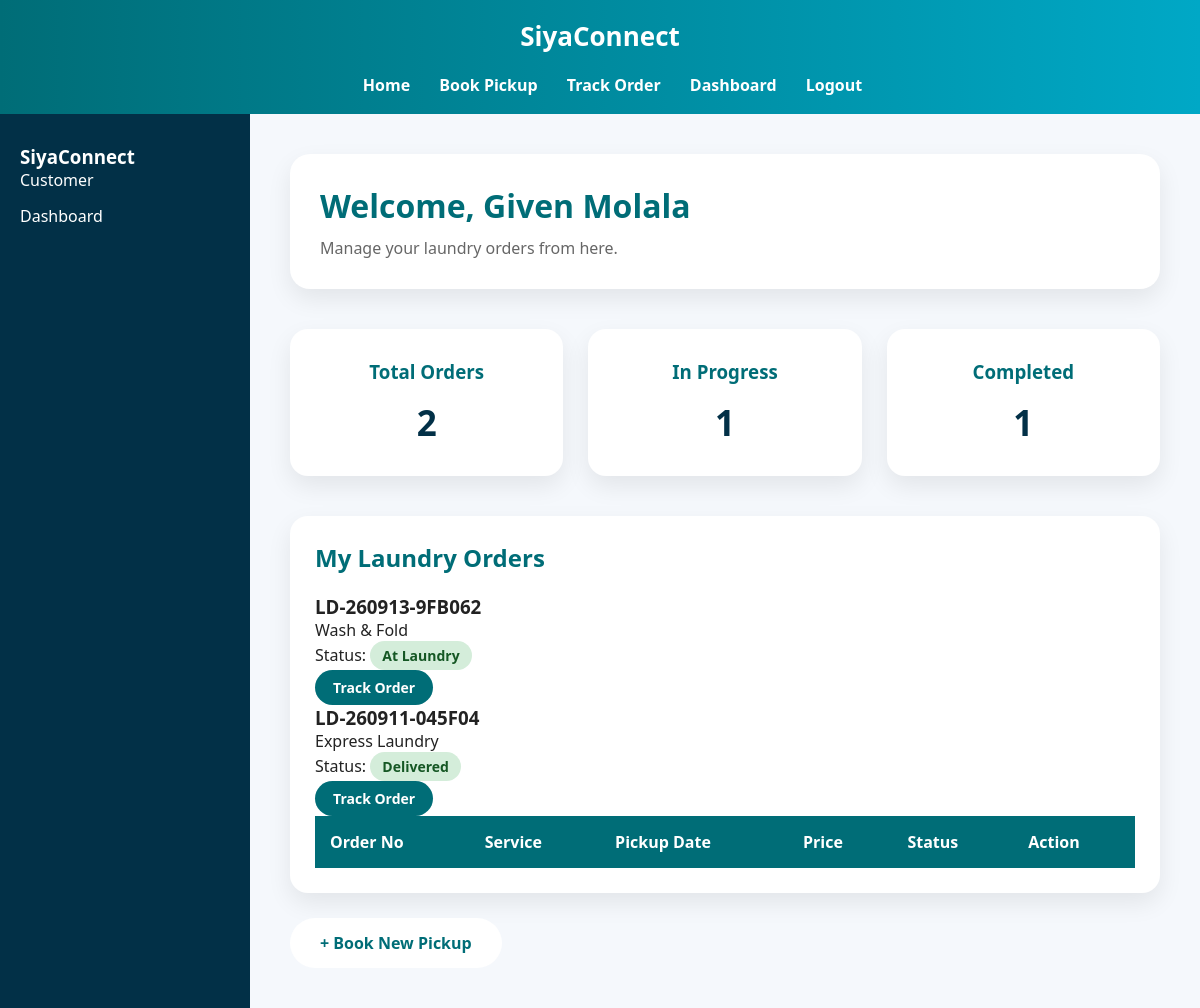
/customer (signed in), run on the app's committed database.
### tables this page shows
CREATE TABLE orders (

        id INTEGER PRIMARY KEY AUTOINCREMENT,
        order_no TEXT UNIQUE NOT NULL,
        customer_name TEXT NOT NULL,
        phone TEXT NOT NULL,
        address TEXT NOT NULL,
        pickup_date TEXT NOT NULL,
        pickup_time TEXT NOT NULL,
        service TEXT NOT NULL,
        estimated_kg REAL DEFAULT 0,
        price REAL DEFAULT 0,
        payment_method TEXT,
        status TEXT DEFAULT 'Pickup Requested',
        notes TEXT,
        created_at TEXT,
        user_id INTEGER
    );

### app.py (the view)
@app.route("/customer")
def customer_dashboard():
    if "username" not in session:
        return redirect(url_for("login"))
    if session.get("role") != "Customer":
        return "Access Denied",403
    conn = db()
    orders = conn.execute(
        """
        SELECT *
        FROM orders
        WHERE user_id=?
        ORDER BY id DESC
        """,
        (session["user_id"],)
    ).fetchall()
    total_orders = conn.execute(
        """
        SELECT COUNT(*)
        FROM orders
        WHERE user_id=?
        """,
        (session["user_id"],)
    ).fetchone()[0]
    active_orders = conn.execute(
        """
        SELECT COUNT(*)
        FROM orders
        WHERE user_id=?
        AND status != 'Delivered'
        """,
        (session["user_id"],)
    ).fetchone()[0]
    completed_orders = conn.execute(
        """
        SELECT COUNT(*)
        FROM orders
        WHERE user_id=?
        AND status='Delivered'
        """,
        (session["user_id"],)
    ).fetchone()[0]
    conn.close()
    return render_template(
        "customer_dashboard.html",
        orders=orders,
        full_name=session.get("full_name"),
        total_orders=total_orders,
        active_orders=active_orders,
        completed_orders=completed_orders
    )

### app.py (called while the page is built)
def db():
    conn = sqlite3.connect(DB_PATH)
    conn.row_factory = sqlite3.Row
    return conn

### templates/customer_dashboard.html (shortened to what this page needs)
{% extends "base.html" %}
{% block content %}
<div class="welcome-box">
    <h1>
        Welcome, {{ full_name }}
    </h1>
    <p class="muted">
        Manage your laundry orders from here.
    </p>
</div>
<div class="dashboard-cards">
    <div class="card">
        <h3>Total Orders</h3>
        <h2>
            {{ total_orders }}
        </h2>
    </div>
    <div class="card">
        <h3>In Progress</h3>
        <h2>
            {{ active_orders }}
        </h2>
    </div>
    <div class="card">
        <h3>Completed</h3>
        <h2>
            {{ completed_orders }}
        </h2>
    </div>
</div>
<div class="orders-table">
<h2>
My Laundry Orders
</h2>
<table>
<thead>
<tr>
<th>Order No</th>
<th>Service</th>
<th>Pickup Date</th>
<th>Price</th>
<th>Status</th>
<th>Action</th>
</tr>
</thead>
<tbody>
{% for order in orders %}
<div class="order-card">
<h3>
{{ order.order_no }}
</h3>
<p>
{{ order.service }}
</p>
<p>
Status:
<span class="status">
{{ order.status }}
</span>
</p>
<a class="button"
href="{{ url_for('track', order_no=order.order_no) }}">
Track Order
</a>
</div>
{% endfor %}
</tbody>
</table>
</div>
<a href="{{ url_for('order') }}"
class="button">
+ Book New Pickup
</a>
{% endblock %}

### static/style.css (style rules this page uses)
.welcome-box { background:white; padding:25px; border-radius:18px; margin-bottom:30px; box-shadow:0 10px 25px rgba(0,0,0,0.08); }
* { box-sizing: border-box; margin: 0; padding: 0; font-family: "Segoe UI", Arial, sans-serif; }
body { background:#f5f8fc; color:#222; }
.button { display:inline-block; margin-top:25px; margin-right:15px; padding:14px 30px; border-radius:30px; background:white; color:#006d77; text-decoration:none; font-weight:bold; }
.dashboard-cards { display:grid; grid-template-columns:repeat(auto-fit,minmax(250px,1fr)); gap:25px; margin-top:40px; }
.card { background:white; padding:30px; border-radius:18px; box-shadow:0 10px 25px rgba(0,0,0,0.08); text-align:center; transition:0.3s ease; }
.card h3 { color:#006d77; margin-bottom:15px; }
.card h2 { font-size:35px; color:#023047; }
.content h1 { color:#006d77; }
.status { display:inline-block; background:#00a8c6; color:white; padding:8px 16px; border-radius:20px; font-size:14px; font-weight:600; }
.orders-table h2 { color:#006d77; margin-bottom:25px; }
table { width:100%; border-collapse:collapse; }
th { background:#006d77; color:white; padding:15px; text-align:left; }
.orders-table .button { background:#006d77; color:white; padding:8px 18px; margin:0; font-size:14px; }
.orders-table { margin-top:40px; overflow-x:auto; background:white; padding:25px; border-radius:18px; box-shadow:0 10px 25px rgba(0,0,0,0.08); }
.orders-table table { width:100%; border-collapse:collapse; }
.orders-table th { background:#006d77; color:white; padding:15px; text-align:left; }
.welcome-box { background:white; padding:30px; border-radius:20px; margin-bottom:30px; box-shadow:0 10px 25px rgba(0,0,0,0.08); }
.welcome-box h1 { color:#006d77; }
.muted { color:#666; margin-top:10px; }
.orders-table { margin-top:40px; }
.orders-table h2 { margin-bottom:20px; color:#006d77; }
.status { background:#00a8c6; color:white; padding:8px 15px; border-radius:20px; font-size:14px; font-weight:bold; }
.status { display:inline-block; padding:6px 12px; border-radius:20px; font-size:13px; font-weight:600; }
.status { background:#d4edda; color:#155724; padding:5px 12px; border-radius:20px; font-size:14px; font-weight:bold; }
.muted { color:#666; }

### data on the page
orders: customer_name "Given Molala", order_no "LD-260913-9FB062", service "Wash & Fold", status "At Laundry"
orders: order_no "LD-260911-045F04", service "Express Laundry", status "Delivered"

### other printed values
{{ session.get("role") }} "Customer"
{{ total_orders }} "2"
{{ active_orders }} "1"
{{ completed_orders }} "1"
